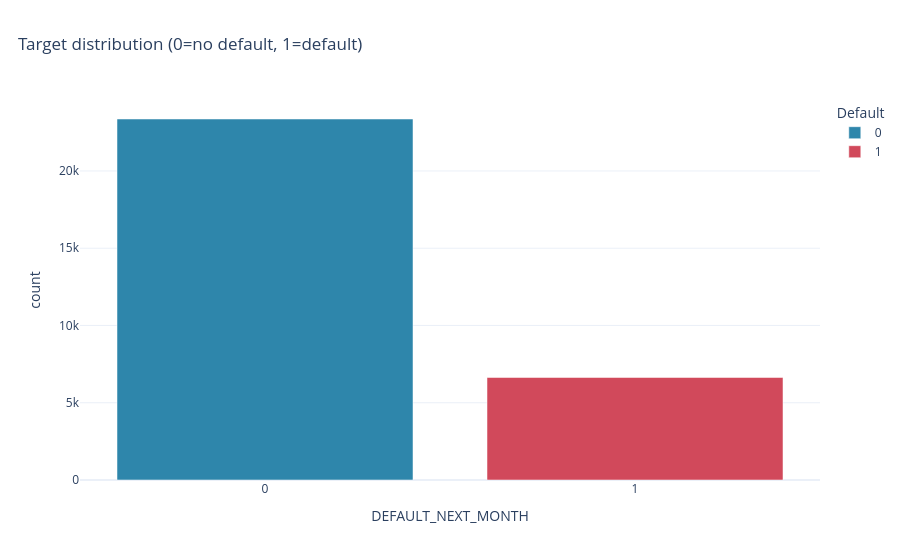

The notebook cell this image was saved under:
### Code cell
# =============================================================================
# TARGET DISTRIBUTION / CLASS IMBALANCE
# =============================================================================
section("Target distribution (class imbalance)")
# setting target variable and calculating value counts and default rate
target = "DEFAULT_NEXT_MONTH"
vc = df[target].value_counts(dropna=False).sort_index() # sort by index to ensure 0 comes before 1
rate = df[target].mean() # since target is binary (0/1), the mean gives us the default rate directly

print("Target counts:")
print(vc.to_string())
print(f"Default rate = {rate:.4f} ({rate*100:.2f}%)")

vc_df = vc.reset_index() # converting the value counts Series to a DataFrame for plotting and resetting the index to get the target values as a column
vc_df.columns = [target, "count"] # renaming columns to target and count for clarity in plotting

pio.templates.default = "plotly_white"   # setting template

fig = px.bar(
    vc_df.assign(**{target: vc_df[target].astype(str)}),
    x=target,
    y="count",
    title="Target distribution (0=no default, 1=default)",
    color=target,
    color_discrete_map={"0": "#2E86AB", "1": "#D1495B"}
)
fig.update_layout(
    title_x=0.02,
    xaxis_title=target,
    yaxis_title="count",
    legend_title_text="Default"
)
fig.show()

### Figure 1 — Plotly figure (JSON) as saved in the notebook; plotly's stock layout.template omitted (floating-point values rounded to 4 significant figures)
{"data": [{"hovertemplate": "DEFAULT_NEXT_MONTH=%{x}<br>count=%{y}<extra></extra>", "legendgroup": "0", "marker": {"color": "#2E86AB", "pattern": {"shape": ""}}, "name": "0", "orientation": "v", "showlegend": true, "textposition": "auto", "type": "bar", "x": ["0"], "xaxis": "x", "y": [23364], "yaxis": "y"}, {"hovertemplate": "DEFAULT_NEXT_MONTH=%{x}<br>count=%{y}<extra></extra>", "legendgroup": "1", "marker": {"color": "#D1495B", "pattern": {"shape": ""}}, "name": "1", "orientation": "v", "showlegend": true, "textposition": "auto", "type": "bar", "x": ["1"], "xaxis": "x", "y": [6636], "yaxis": "y"}], "layout": {"barmode": "relative", "legend": {"title": {"text": "Default"}, "tracegroupgap": 0}, "title": {"text": "Target distribution (0=no default, 1=default)", "x": 0.02}, "xaxis": {"anchor": "y", "categoryarray": ["0", "1"], "categoryorder": "array", "domain": [0, 1], "title": {"text": "DEFAULT_NEXT_MONTH"}}, "yaxis": {"anchor": "x", "domain": [0, 1], "title": {"text": "count"}}}}
